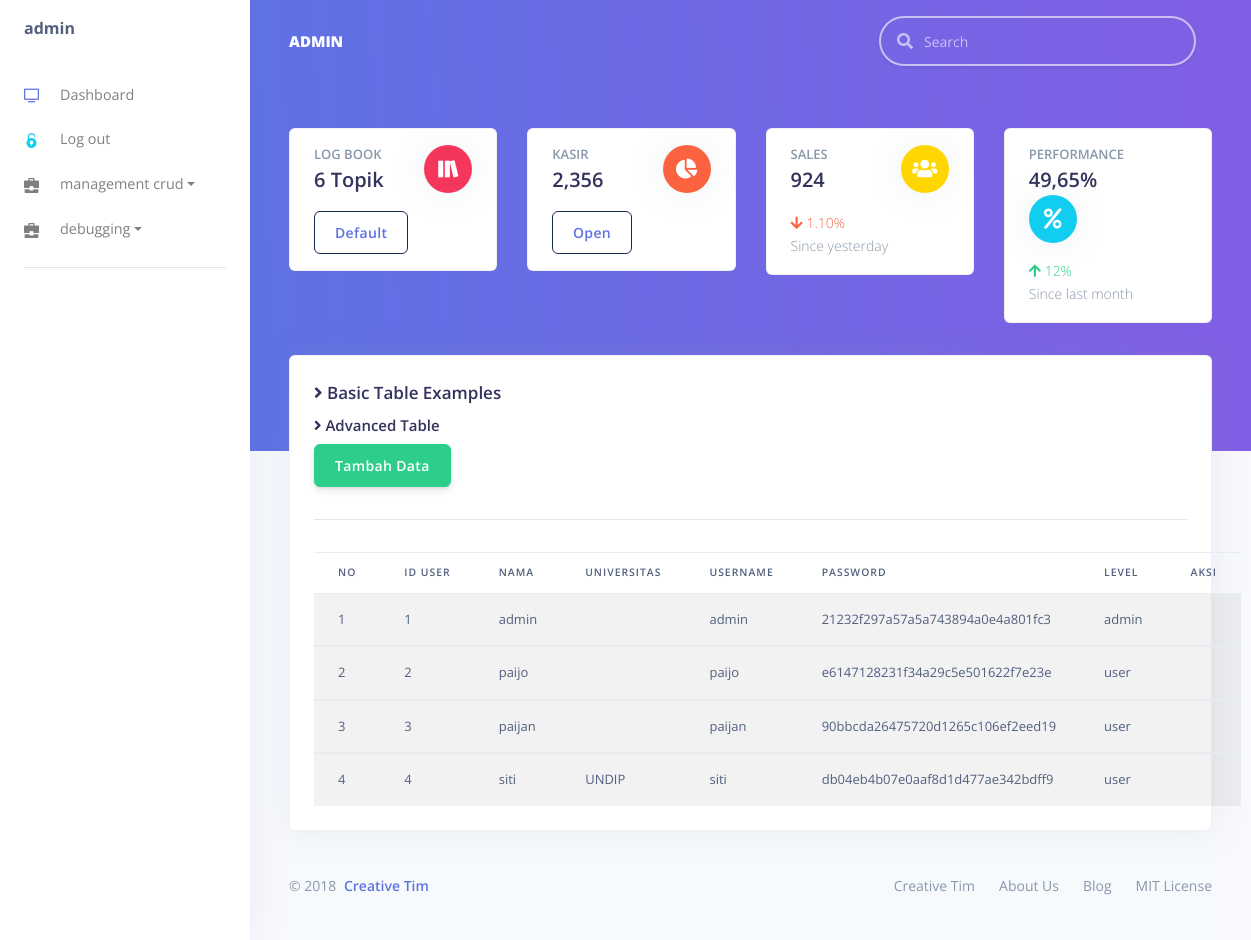
The page /pages/admin/?p=user (signed in) on the database its author committed.
### tables this page shows
CREATE TABLE `user` (
  `id` int(30) NOT NULL,
  `id_user` varchar(30) NOT NULL,
  `nama` varchar(30) NOT NULL,
  `universitas` varchar(30) NOT NULL,
  `username` varchar(100) NOT NULL,
  `password` varchar(100) NOT NULL,
  `level` varchar(30) NOT NULL
);

### pages/admin/pages/user.php (the view, shortened to what this page needs)
<section id="main-content">
      <section class="wrapper">
        <h3><i class="fa fa-angle-right"></i> Basic Table Examples</h3>
        <div class="row mt">
          <div class="col-md-12">
            <div class="content-panel">
              <table class="table table-striped table-advance table-hover">
                <h4><i class="fa fa-angle-right"></i> Advanced Table</h4>
                <a href="?p=tambahuser"><button type="submit" class="btn btn-success">Tambah Data</button><a>
                <hr>
                <thead>
                  <tr>
                    <th>no</th>
                    <th>id user</th>
                    <th>nama</th>
                    <th>universitas</th>
                    <th>username</th>
                    <th>password</th>
                    <th>level</th>
                    <th>aksi</th>
                  </tr>
                </thead>
                <?php
                include '../../config/koneksi.php';
            $no = 0;
            $data=$koneksi->query("SELECT * FROM user");
            while($m=mysqli_fetch_array($data)){
            $no++;
          ?>
                <tbody>
                  <tr>
                    <td scope="row"><?php echo $no;?></a>
                    </td>
                    <td><?php echo $m['id_user'];?></td>
                    <td><?php echo $m['nama']; ?></td>
                    <td><?php echo $m['universitas']; ?></td>
                    <td><?php echo $m['username']; ?></td>
                    <td><?php echo $m['password']; ?></td>
                    <td><?php echo $m['level']; ?></td>
                    <td>
                    </td>
                  </tr>
                 <?php
        }
                 ?>
                </tbody>
              </table>
            </div>
          </div>
        </div>
      </section>
    </section>

### rows shown on the page
user: id_user "1", nama "admin", username "admin", password "21232f297a57a5a743894a0e4a801fc3", level "admin"
user: id_user "2", nama "paijo", username "paijo", password "e6147128231f34a29c5e501622f7e23e", level "user"
user: id_user "3", nama "paijan", username "paijan", password "90bbcda26475720d1265c106ef2eed19", level "user"
user: id_user "4", nama "siti", universitas "UNDIP", username "siti", password "db04eb4b07e0aaf8d1d477ae342bdff9", level "user"

### other values the page prints
$_SESSION['username'] "admin"
$_SESSION['username'] "ADMIN"
